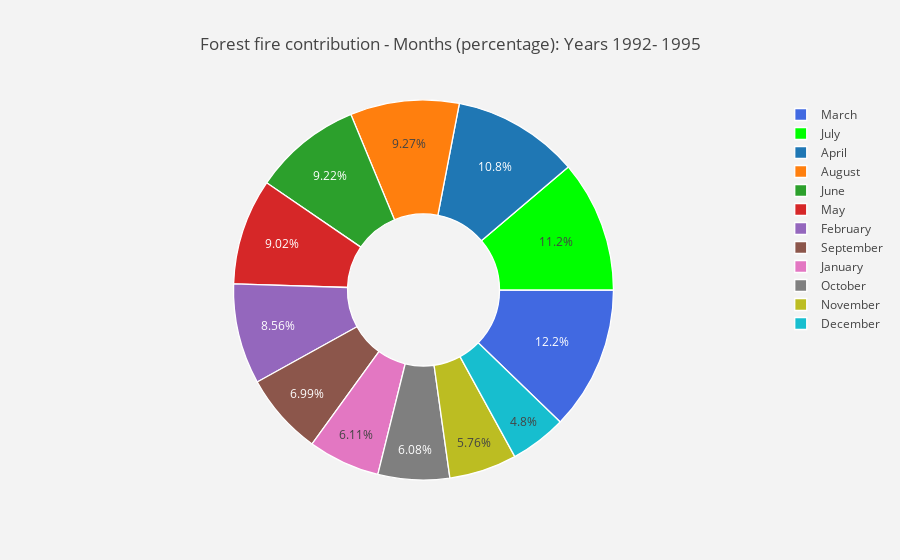
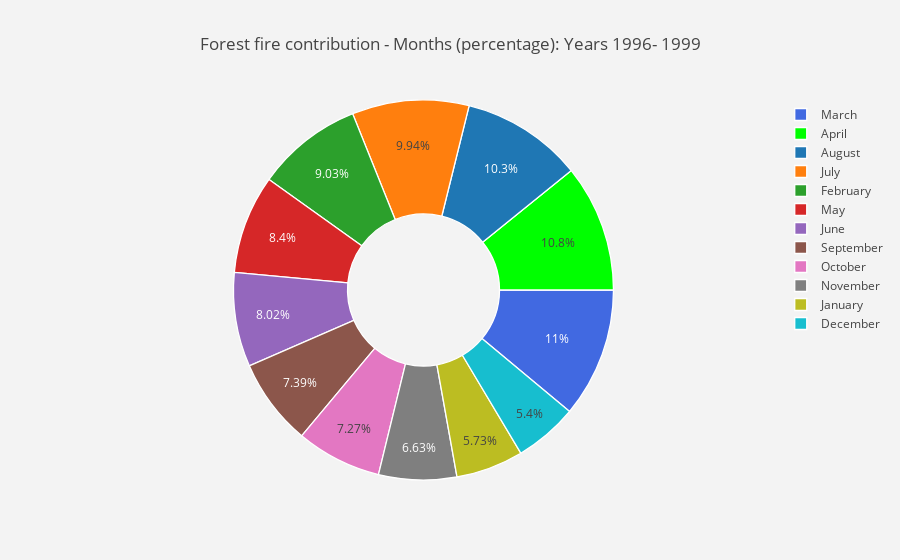
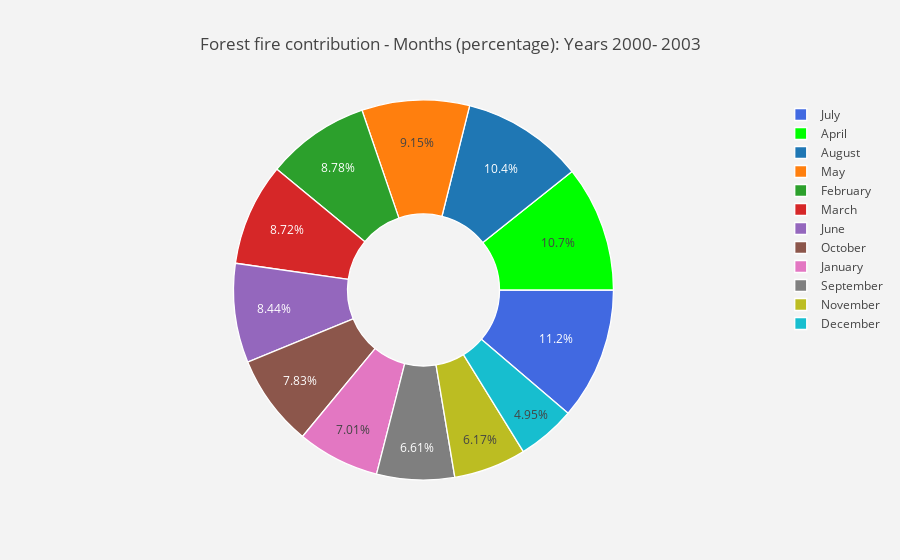
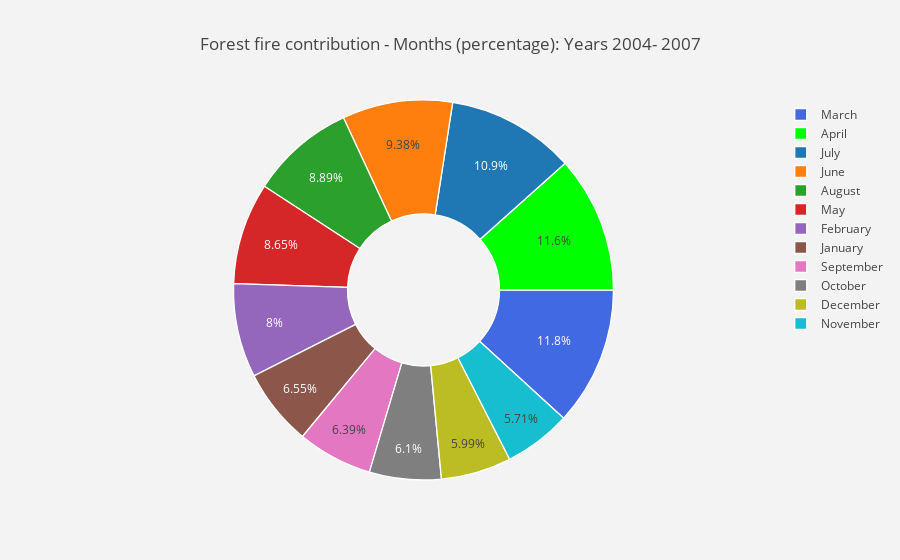

The notebook cell saved with these charts, in order:
### Code cell
import plotly.offline as py#visualization
py.init_notebook_mode(connected=True)#visualization
import plotly.graph_objs as go#visualization
import plotly.tools as tls#visualization
import plotly.figure_factory as ff#visualization

def show_month_graphs(months, label):
    '''
    This function shows the percentage of the months's
    contribution in the forest fires.
    '''
    months_df = pd.DataFrame(months)
    months_df_freq = pd.DataFrame(months_df[0].value_counts())
    total_sum = months_df_freq[0].sum()
    percen_list = []
    for num in months_df_freq[0]:
        percen_list.append((num/total_sum) * 100)
    months_df_freq[1] = percen_list
    
    #***** Plotting the graphs*********
    

    months_df_freq[2] =  months_df_freq.index
    months_df_freq[2] = months_df_freq[2].map({1:'January',
                                              2:'February',
                                              3:'March',
                                              4:'April',
                                              5:'May',
                                              6:'June',
                                              7:'July',
                                              8:'August',
                                              9:'September',
                                              10:'October',
                                              11:'November',
                                              12:'December'})
    lab = months_df_freq[2].tolist()
    #values
    val = months_df_freq[1].values.tolist()
    # print(churn["LEAVE"].value_counts())
    trace = go.Pie(labels = lab ,
                   values = val ,
                   marker = dict(colors =  [ 'royalblue' ,'lime'],
                                 line = dict(color = "white",
                                             width =  1.3)
                                ),
                   rotation = 90,
                   hoverinfo = "label+value+text",
                   hole = 0.4
                  )
    layout = go.Layout(dict(title = "Forest fire contribution - Months (percentage): "+str(label),
                            plot_bgcolor  = "rgb(243,243,243)",
                            paper_bgcolor = "rgb(243,243,243)",
                           )
                      )

    data = [trace]
    fig = go.Figure(data = data,layout = layout)
    py.iplot(fig)



show_month_graphs(months_1992, 'Years 1992- 1995')
show_month_graphs(months_1996, 'Years 1996- 1999')
show_month_graphs(months_2000, 'Years 2000- 2003')
show_month_graphs(months_2004, 'Years 2004- 2007')
show_month_graphs(months_2008, 'Years 2008- 2011')
show_month_graphs(months_2012, 'Years 2012- 2015')

### Figure 1 — Plotly figure (JSON) as saved in the notebook; plotly's stock layout.template omitted (floating-point values rounded to 4 significant figures)
{"data": [{"hole": 0.4, "hoverinfo": "label+value+text", "labels": ["March", "July", "April", "August", "June", "May", "February", "September", "January", "October", "November", "December"], "marker": {"colors": ["royalblue", "lime"], "line": {"color": "white", "width": 1.3}}, "rotation": 90, "type": "pie", "uid": "44db93bc-ef04-4788-8466-49bd5e2f1ee8", "values": [12.22, 11.22, 10.76, 9.266, 9.22, 9.019, 8.562, 6.986, 6.109, 6.084, 5.76, 4.799]}], "layout": {"paper_bgcolor": "rgb(243,243,243)", "plot_bgcolor": "rgb(243,243,243)", "title": {"text": "Forest fire contribution - Months (percentage): Years 1992- 1995"}}}

### Figure 2 — Plotly figure (JSON) as saved in the notebook; plotly's stock layout.template omitted (floating-point values rounded to 4 significant figures)
{"data": [{"hole": 0.4, "hoverinfo": "label+value+text", "labels": ["March", "April", "August", "July", "February", "May", "June", "September", "October", "November", "January", "December"], "marker": {"colors": ["royalblue", "lime"], "line": {"color": "white", "width": 1.3}}, "rotation": 90, "type": "pie", "uid": "0ddf60d1-66f2-4c48-836d-e9ea8f1c5d87", "values": [11.04, 10.82, 10.32, 9.943, 9.033, 8.404, 8.018, 7.385, 7.269, 6.635, 5.733, 5.402]}], "layout": {"paper_bgcolor": "rgb(243,243,243)", "plot_bgcolor": "rgb(243,243,243)", "title": {"text": "Forest fire contribution - Months (percentage): Years 1996- 1999"}}}

### Figure 3 — Plotly figure (JSON) as saved in the notebook; plotly's stock layout.template omitted (floating-point values rounded to 4 significant figures)
{"data": [{"hole": 0.4, "hoverinfo": "label+value+text", "labels": ["July", "April", "August", "May", "February", "March", "June", "October", "January", "September", "November", "December"], "marker": {"colors": ["royalblue", "lime"], "line": {"color": "white", "width": 1.3}}, "rotation": 90, "type": "pie", "uid": "947bf97f-3c59-42cb-ba73-f8ae372ce29c", "values": [11.24, 10.72, 10.37, 9.153, 8.782, 8.724, 8.437, 7.828, 7.007, 6.614, 6.172, 4.955]}], "layout": {"paper_bgcolor": "rgb(243,243,243)", "plot_bgcolor": "rgb(243,243,243)", "title": {"text": "Forest fire contribution - Months (percentage): Years 2000- 2003"}}}

### Figure 4 — Plotly figure (JSON) as saved in the notebook; plotly's stock layout.template omitted (floating-point values rounded to 4 significant figures)
{"data": [{"hole": 0.4, "hoverinfo": "label+value+text", "labels": ["March", "April", "July", "June", "August", "May", "February", "January", "September", "October", "December", "November"], "marker": {"colors": ["royalblue", "lime"], "line": {"color": "white", "width": 1.3}}, "rotation": 90, "type": "pie", "uid": "cdb3c05b-2341-4fc6-a73d-5f65a588e34c", "values": [11.79, 11.61, 10.93, 9.381, 8.89, 8.651, 7.998, 6.553, 6.39, 6.102, 5.987, 5.712]}], "layout": {"paper_bgcolor": "rgb(243,243,243)", "plot_bgcolor": "rgb(243,243,243)", "title": {"text": "Forest fire contribution - Months (percentage): Years 2004- 2007"}}}
